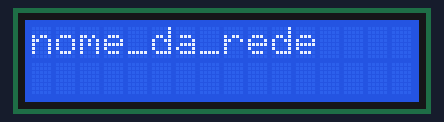
Simulated run of this sketch. Board: ESP8266 (NodeMCU). Parts: 16×2 character LCD. WiFi joins after 1.5 s; servers stay silent unless stated; what the sketch prints to the serial monitor is not drawn.

Above: at 0.2 s.
At 2.8 s:
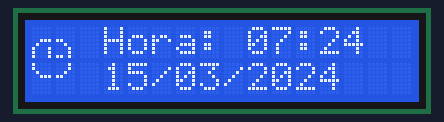
At 31.7 s:
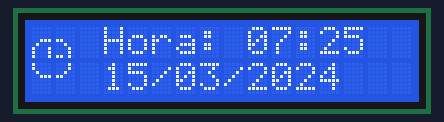

Measured:
- what the display in image 0 shows lasts 0.5 s, from 0.2 s to 0.7 s
- what the display in image 1 shows lasts 28.8 s, from 2.8 s to 31.6 s

The sketch:

Alarme_NodeESP.ino
```cpp
#include <ESP8266WiFi.h>
#include <TimeLib.h>
#include <WiFiUdp.h>
#include <Wire.h>
#include <LiquidCrystal_I2C.h>

// WiFi
const char* ssid = "nome_da_rede";
const char* password = "senha";

// NTP Server
const char* NTP_SERVER = "pool.ntp.org";
const int timeZone = -3;

WiFiUDP Udp;
unsigned int localPort = 8888;  // Porta local a ser usada para a conexao UDP

IPAddress ntpServerIP;

// inicializa o display no endereco 0x27
LiquidCrystal_I2C lcd(0x27, 16, 2);

// ----------------- icones
byte Sound[8] = {
  0b00001,
  0b00011,
  0b00101,
  0b01001,
  0b01001,
  0b01011,
  0b11011,
  0b11000
};

byte Bell[8] = {
  0b00100,
  0b01110,
  0b01110,
  0b01110,
  0b11111,
  0b00000,
  0b00100,
  0b00000
};

byte Speaker[8] = {
  0b00001,
  0b00011,
  0b01111,
  0b01111,
  0b01111,
  0b00011,
  0b00001,
  0b00000
};

byte Plus[8] = {
  0b00000,
  0b00100,
  0b00100,
  0b11111,
  0b11111,
  0b00100,
  0b00100,
  0b00000
};

byte Minus[8] = {
  0b00000,
  0b00000,
  0b00000,
  0b11111,
  0b11111,
  0b00000,
  0b00000,
  0b00000
};

byte Relogio[8] = {
  0b01110,
  0b10001,
  0b10101,
  0b10101,
  0b10111,
  0b10001,
  0b10001,
  0b01110
};

byte Relogio1[8] = {
  0b00000,
  0b00000,
  0b00000,
  0b00111,
  0b01000,
  0b10001,
  0b10001,
  0b10001
};

byte Relogio2[8] = {
  0b00000,
  0b00000,
  0b00000,
  0b11000,
  0b00100,
  0b00010,
  0b00010,
  0b11010
};

byte Relogio3[8] = {
  0b10000,
  0b10000,
  0b01000,
  0b00111,
  0b00000,
  0b00000,
  0b00000,
  0b00000
};

byte Relogio4[8] = {
  0b00010,
  0b00010,
  0b00100,
  0b11000,
  0b00000,
  0b00000,
  0b00000,
  0b00000
};
// ----------------- fim icones

void criaIcones() {
  lcd.createChar(0, Sound);
  lcd.createChar(1, Bell);
  lcd.createChar(2, Speaker);
  lcd.createChar(3, Plus);
  lcd.createChar(4, Minus);
  lcd.createChar(5, Relogio);
  lcd.createChar(6, Relogio1);
  lcd.createChar(7, Relogio2);
  lcd.createChar(8, Relogio3);
  lcd.createChar(9, Relogio4);
}

void ligaLCD() {
  lcd.init();
  lcd.clear();
  lcd.backlight();
}

void conectaNaInternet() {
  int i = 10;

  WiFi.begin(ssid, password);

  Serial.print("Conectando a Rede: ");
  Serial.println(ssid);

  lcd.setCursor(0, 0);
  lcd.print(ssid);

  while(WiFi.status() != WL_CONNECTED) {
    delay(500);
    lcd.setCursor(0, 1);
    lcd.print("Conectando");

    if(i < 15) {
      lcd.setCursor(i, 1);
      lcd.print(".");
      i++;
    } else {
      i = 10;
      lcd.setCursor(i, 1);
      lcd.print("      ");
    }
  }

  lcd.clear();
  lcd.setCursor(0, 0);
  lcd.print("Finalmente");
  lcd.setCursor(0, 1);
  lcd.print("Conectado!");

  Serial.println("WiFi conectado");
  Serial.println("Endereço IP: ");
  Serial.println(WiFi.localIP());
}

void configNTP() {
  Udp.begin(localPort);
  Serial.println("Iniciando cliente UDP");

  Serial.print("Conectando a ");
  Serial.println(NTP_SERVER);

  IPAddress dns(8, 8, 8, 8);  // Exemplo de servidor DNS do Google
  WiFi.config(IPAddress(192, 168, 31, 100), IPAddress(192, 168, 31, 1), IPAddress(255, 255, 255, 0), dns);

  WiFi.hostByName(NTP_SERVER, ntpServerIP);

  Serial.print("Servidor NTP encontrado em: ");
  Serial.println(ntpServerIP);

  setSyncProvider(getNtpTime);
  setSyncInterval(300);  // Atualizar a hora a cada 300 segundos (5 minutos)
}

time_t getNtpTime() {
  const int NTP_PACKET_SIZE = 48;     // tamanho do pacote NTP
  byte packetBuffer[NTP_PACKET_SIZE]; // buffer para armazenar o pacote NTP

  // monta o pacote NTP
  memset(packetBuffer, 0, NTP_PACKET_SIZE); // limpa o buffer

  packetBuffer[0]  = 0b11100011; // Versao do NTP, modo cliente
  packetBuffer[1]  = 0;          // Numero de stratum
  packetBuffer[2]  = 6;          // Intervalo maximo entre atualizacoes
  packetBuffer[3]  = 0xEC;       // Clock estrato
  packetBuffer[12] = 49;
  packetBuffer[13] = 0x4E;
  packetBuffer[14] = 49;
  packetBuffer[15] = 52;

  // enviar pacote NTP para o servidor
  Udp.beginPacket(ntpServerIP, 123);
  Udp.write(packetBuffer, NTP_PACKET_SIZE);
  Udp.endPacket();

  // aguardar resposta do servidor NTP
  delay(1000);

  // verifica se ha dados recebidos
  if(Udp.parsePacket()) {
    // le a resposta do servidor NTP
    Udp.read(packetBuffer, NTP_PACKET_SIZE);

    // converte os 4 bytes da resposta do timestamp para um long
    unsigned long secsSince1900 = (unsigned long) packetBuffer[40] << 24 |
                                  (unsigned long) packetBuffer[41] << 16 |
                                  (unsigned long) packetBuffer[42] << 8  |
                                  (unsigned long) packetBuffer[43];

    // tempo unix comeca em 1 de janeiro de 1970
    const unsigned long seventyYears = 2208988800UL;
    unsigned long epoch = secsSince1900 - seventyYears;

    return epoch + timeZone * SECS_PER_HOUR;  // Ajuste para o fuso horário correto
  }

  return 0; // se nao conseguir a hora
}

void telaPrincipal(time_t time) {
  char buffer[20];

  lcd.clear();

  // icone relogio
  lcd.setCursor(0, 0);
  lcd.write(6);
  lcd.setCursor(1, 0);
  lcd.write(7);
  lcd.setCursor(0, 1);
  lcd.write(8);
  lcd.setCursor(1, 1);
  lcd.write(9);

  // hora
  lcd.setCursor(3, 0);
  lcd.print("Hora: ");
  sprintf(buffer, "%02d:%02d", hour(time), minute(time));
  lcd.setCursor(9, 0);
  lcd.print(buffer);

  // data
  sprintf(buffer, "%02d/%02d/%02d", day(time), month(time), year(time));
  lcd.setCursor(3, 1);
  lcd.print(buffer);
}

void setup() {
  Serial.begin(115200);
  delay(10);

  ligaLCD();
  criaIcones();
  conectaNaInternet();
  configNTP();
}

void loop() {
  // espera ate que o tempo esteja sincronizado
  if(timeStatus() != timeNotSet) {
    time_t horaAtual = now();
    telaPrincipal(horaAtual);
  }

  delay(1000);
}
```
